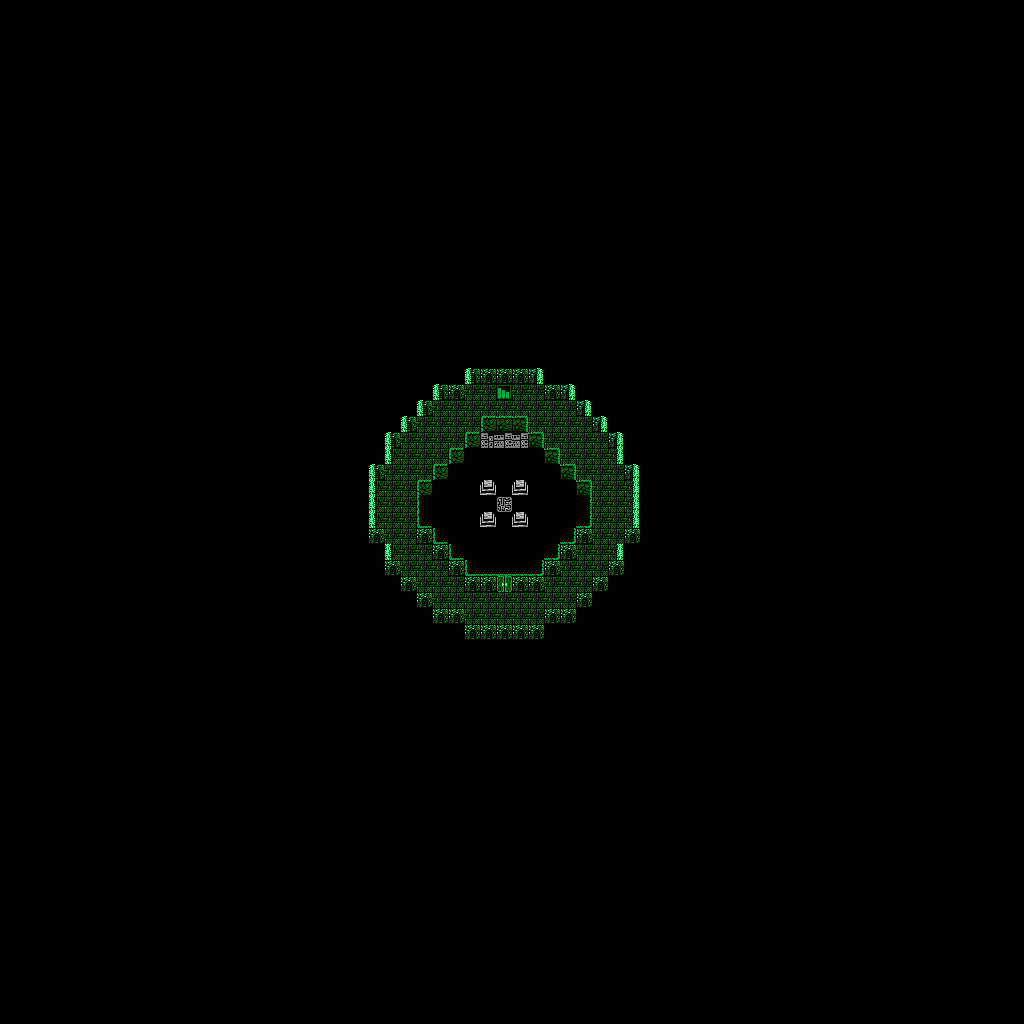

This is a level from a 2D game, rendered from its Tiled map with the project's own tilesets. A one-line summary and the map file follow, with tile-layer data summarised:
An orthogonal 64x64 tile map with 16x16 px tiles, 1 tile layer (Tile Layer 1).

<map version="1.4" tiledversion="1.4.1" orientation="orthogonal" renderorder="right-down" width="64" height="64" tilewidth="16" tileheight="16" infinite="0" nextlayerid="2" nextobjectid="1">
 <tileset firstgid="1" source="Tilesets/Tower.tsx" />
 <layer id="1" name="Tile Layer 1" width="64" height="64">
  <data>[4096 cells, 4096 non-empty, 24 distinct tile ids]</data>
 </layer>
</map>
